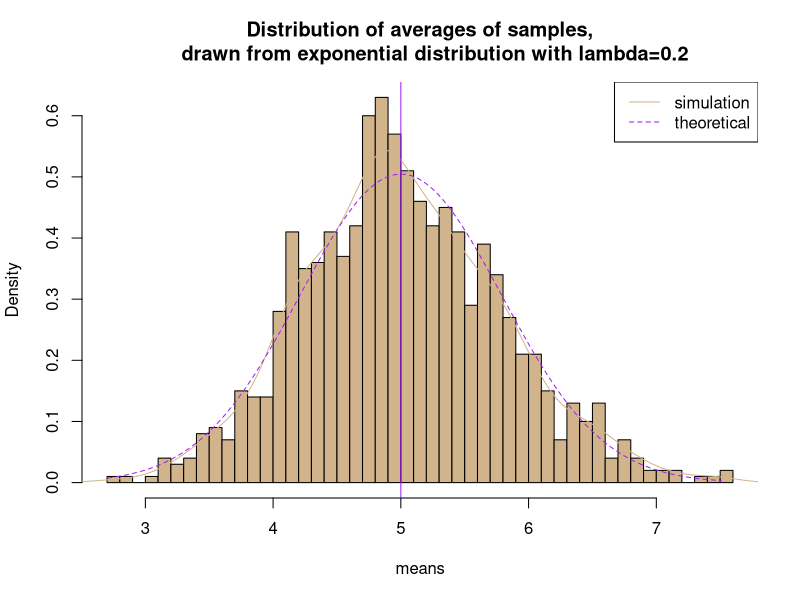
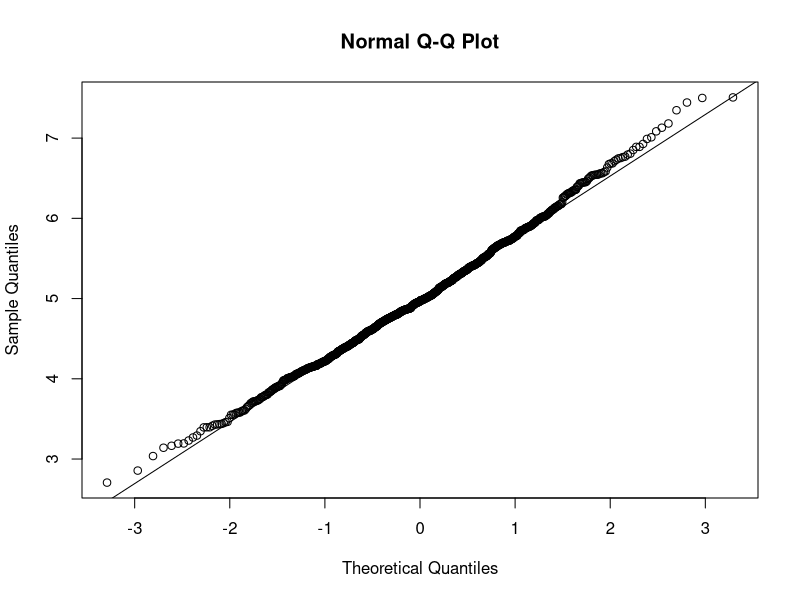

Recreate these plots in R, in order.
## ---- chunk 1
set.seed(500)
lambda <- 0.2
numSimulations <- 1000
sampleSize <- 40
sim <- matrix(rexp(numSimulations*sampleSize, rate=lambda), numSimulations, sampleSize)
rMeans <- rowMeans(sim)
## ---- chunk 2
mean(rMeans)
## ---- chunk 3
1/lambda
## ---- chunk 4
var(rMeans)
## ---- chunk 5
1/(0.04 * 40)
## ---- chunk 6
# plot the histogram of averages
hist(rMeans, breaks=50, prob=TRUE,
     main="Distribution of averages of samples,
     drawn from exponential distribution with lambda=0.2",
     col="tan",xlab = "means")
# density of the averages of samples
lines(density(rMeans),col="tan")
# theoretical center of distribution
abline(v=1/lambda, col="purple")
# theoretical density of the averages of samples
xfit <- seq(min(rMeans), max(rMeans), length=100)
yfit <- dnorm(xfit, mean=1/lambda, sd=(1/lambda/sqrt(sampleSize)))
lines(xfit, yfit, pch=22, col="purple", lty=2)
# add legend
legend('topright', c("simulation", "theoretical"), lty=c(1,2), col=c("tan", "purple"))
## ---- chunk 7
qqnorm(rMeans); qqline(rMeans)
